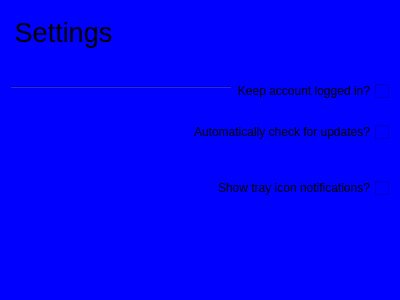
<?xml version="1.0" encoding="UTF-8"?>
<ui version="4.0">
 <class>SettingsView</class>
 <widget class="QWidget" name="SettingsView">
  <property name="geometry">
   <rect>
    <x>0</x>
    <y>0</y>
    <width>400</width>
    <height>300</height>
   </rect>
  </property>
  <property name="contextMenuPolicy">
   <enum>Qt::NoContextMenu</enum>
  </property>
  <property name="windowTitle">
   <string>Settings</string>
  </property>
  <property name="styleSheet">
   <string notr="true">*
{
	background:blue;
}</string>
  </property>
  <layout class="QGridLayout" name="gridLayout">
   <item row="0" column="0" colspan="2">
    <widget class="QLabel" name="settingsLabel">
     <property name="sizePolicy">
      <sizepolicy hsizetype="Fixed" vsizetype="Fixed">
       <horstretch>0</horstretch>
       <verstretch>0</verstretch>
      </sizepolicy>
     </property>
     <property name="minimumSize">
      <size>
       <width>105</width>
       <height>43</height>
      </size>
     </property>
     <property name="font">
      <font>
       <pointsize>20</pointsize>
       <weight>50</weight>
       <italic>false</italic>
       <bold>false</bold>
       <underline>false</underline>
       <strikeout>false</strikeout>
       <kerning>true</kerning>
      </font>
     </property>
     <property name="text">
      <string>Settings</string>
     </property>
     <property name="alignment">
      <set>Qt::AlignCenter</set>
     </property>
     <property name="margin">
      <number>5</number>
     </property>
    </widget>
   </item>
   <item row="1" column="1">
    <spacer name="vs10">
     <property name="orientation">
      <enum>Qt::Vertical</enum>
     </property>
     <property name="sizeHint" stdset="0">
      <size>
       <width>13</width>
       <height>0</height>
      </size>
     </property>
    </spacer>
   </item>
   <item row="2" column="0" rowspan="2" colspan="2">
    <widget class="Line" name="line">
     <property name="sizePolicy">
      <sizepolicy hsizetype="Expanding" vsizetype="Fixed">
       <horstretch>0</horstretch>
       <verstretch>0</verstretch>
      </sizepolicy>
     </property>
     <property name="orientation">
      <enum>Qt::Horizontal</enum>
     </property>
    </widget>
   </item>
   <item row="3" column="1">
    <widget class="QCheckBox" name="keepLoggedInBox">
     <property name="sizePolicy">
      <sizepolicy hsizetype="Fixed" vsizetype="Fixed">
       <horstretch>0</horstretch>
       <verstretch>0</verstretch>
      </sizepolicy>
     </property>
     <property name="minimumSize">
      <size>
       <width>139</width>
       <height>17</height>
      </size>
     </property>
     <property name="layoutDirection">
      <enum>Qt::RightToLeft</enum>
     </property>
     <property name="text">
      <string>Keep account logged in?</string>
     </property>
    </widget>
   </item>
   <item row="4" column="1">
    <spacer name="vs1">
     <property name="orientation">
      <enum>Qt::Vertical</enum>
     </property>
     <property name="sizeHint" stdset="0">
      <size>
       <width>20</width>
       <height>8</height>
      </size>
     </property>
    </spacer>
   </item>
   <item row="5" column="0" colspan="2">
    <widget class="QCheckBox" name="automaticallyCheckForUpdatesBox">
     <property name="sizePolicy">
      <sizepolicy hsizetype="Fixed" vsizetype="Fixed">
       <horstretch>0</horstretch>
       <verstretch>0</verstretch>
      </sizepolicy>
     </property>
     <property name="layoutDirection">
      <enum>Qt::RightToLeft</enum>
     </property>
     <property name="text">
      <string>Automatically check for updates?</string>
     </property>
    </widget>
   </item>
   <item row="6" column="1">
    <spacer name="vs2">
     <property name="orientation">
      <enum>Qt::Vertical</enum>
     </property>
     <property name="sizeHint" stdset="0">
      <size>
       <width>20</width>
       <height>7</height>
      </size>
     </property>
    </spacer>
   </item>
   <item row="7" column="1">
    <spacer name="vs3">
     <property name="orientation">
      <enum>Qt::Vertical</enum>
     </property>
     <property name="sizeHint" stdset="0">
      <size>
       <width>20</width>
       <height>8</height>
      </size>
     </property>
    </spacer>
   </item>
   <item row="8" column="0" colspan="2">
    <widget class="QCheckBox" name="showTrayNotificationsBox">
     <property name="sizePolicy">
      <sizepolicy hsizetype="Fixed" vsizetype="Fixed">
       <horstretch>0</horstretch>
       <verstretch>0</verstretch>
      </sizepolicy>
     </property>
     <property name="layoutDirection">
      <enum>Qt::RightToLeft</enum>
     </property>
     <property name="text">
      <string>Show tray icon notifications?</string>
     </property>
    </widget>
   </item>
   <item row="9" column="1">
    <spacer name="vs4">
     <property name="orientation">
      <enum>Qt::Vertical</enum>
     </property>
     <property name="sizeHint" stdset="0">
      <size>
       <width>20</width>
       <height>7</height>
      </size>
     </property>
    </spacer>
   </item>
   <item row="10" column="1">
    <spacer name="vs5">
     <property name="orientation">
      <enum>Qt::Vertical</enum>
     </property>
     <property name="sizeHint" stdset="0">
      <size>
       <width>20</width>
       <height>8</height>
      </size>
     </property>
    </spacer>
   </item>
   <item row="11" column="1">
    <spacer name="vs6">
     <property name="orientation">
      <enum>Qt::Vertical</enum>
     </property>
     <property name="sizeHint" stdset="0">
      <size>
       <width>20</width>
       <height>7</height>
      </size>
     </property>
    </spacer>
   </item>
   <item row="12" column="1">
    <spacer name="vs7">
     <property name="orientation">
      <enum>Qt::Vertical</enum>
     </property>
     <property name="sizeHint" stdset="0">
      <size>
       <width>20</width>
       <height>8</height>
      </size>
     </property>
    </spacer>
   </item>
   <item row="13" column="1">
    <spacer name="vs8">
     <property name="orientation">
      <enum>Qt::Vertical</enum>
     </property>
     <property name="sizeHint" stdset="0">
      <size>
       <width>20</width>
       <height>7</height>
      </size>
     </property>
    </spacer>
   </item>
   <item row="14" column="1">
    <spacer name="vs9">
     <property name="orientation">
      <enum>Qt::Vertical</enum>
     </property>
     <property name="sizeHint" stdset="0">
      <size>
       <width>20</width>
       <height>8</height>
      </size>
     </property>
    </spacer>
   </item>
  </layout>
 </widget>
 <resources/>
 <connections/>
</ui>
